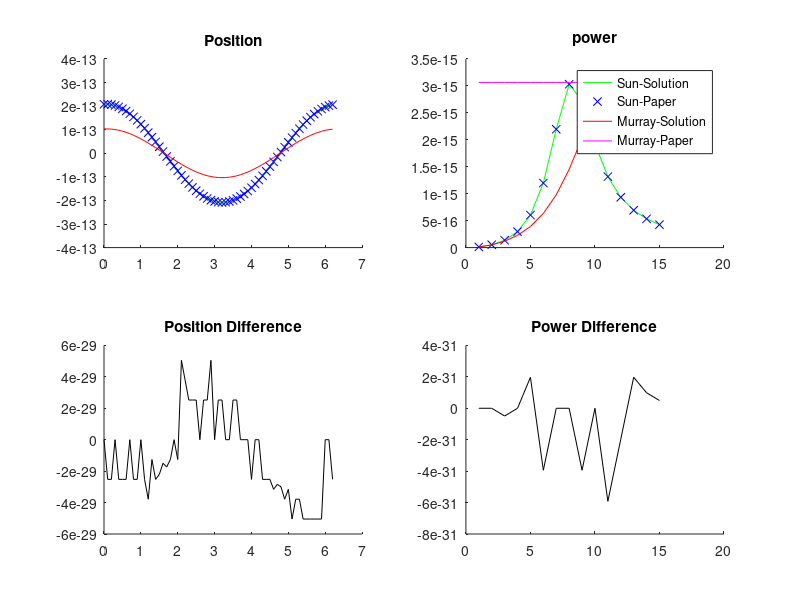

This chart was generated by the following MATLAB code:
clear; clc
close all

testSymolically = 0

warning('Murray calcs only valid at mR = m/2')

%%% Take away
% Sun paper and solution give equal simulated and analytical power
    % Stimulated amplitude is also equal, but analytical reduces differently
% Sun eqns can be used confidently

% Murray solution gives same max power, but at different freq. 
    % Thus amplitude and phase differ at some freqs

if testSymolically
    syms k m b q E t w
    
    mR = m/2;

    % Given defs in Sun virus
    w0 = sqrt(k/mR);
    Q = w0*mR/b;

    w = w0;
    
    % Solves using modified relation from Murray - only correct at mR = m/2
    wM = 2*sqrt(k/m);
    
    % Get terms
    A_SunPaper = q*E/(mR*sqrt((w0^2 - w^2)^2 + (w0*w/Q)^2));

    %Does not work symbolically at resonance (w = w0) denominator goes to 0
    theta_SunPaper = atan( w0*w/(Q*(w0^2 - w^2)));

    A_SunSolution = (k - mR*w^2)/((k - mR*w^2)^2 + (w*b)^2);

    B_SunSolution = (w*b)/((k - mR*w^2)^2 + (w*b)^2);

    A_MurraySolution = (2*k - m*wM^2/2)/((2*k - m*wM^2/2)^2 + (2*wM*b)^2);
    
    B_MurraySolution = (2*wM*b)/((2*k - m*wM^2/2)^2 + (2*wM*b)^2);
    
    % Reduce x equations
    %%% Need to get a clearer expression for amplitude
    xMotion_SunSolution = q*E*(A_SunSolution*cos(w*t) + B_SunSolution*sin(w*t))

    xMotion_SunPaper = A_SunPaper*cos(w*t - theta_SunPaper)

    xMotion_MurraySolution = q*E*(A_MurraySolution*cos(w*t) + B_MurraySolution*sin(w*t))
    
    % Reduce power equations
    powerCycle_SunSolution = ((q*E)^2*w/2) * B_SunSolution

    powerCycle_SunPaper = (w0*w^2*mR/(2*Q)) * (A_SunPaper)^2

    powerCycle_MurraySolution = ((q*E)^2*wM/2) * B_MurraySolution * 2

    % Only at resonance (w = w0)
    powerCycle_MurrayPaper = (q*E)^2/(2*b)
else
    % Parameters directly from Sun virus
    m = 161*1.6605*10^-21; % Convert from MDa, full/non-hydrated
    
    q = 1.16*10^7*1.602176634*10^-19;
    
    E = 1;
    
    w0 = 8.22*10^9; 
    
    Q = 1.95;

    mR = m/2; %m*0.1*0.9;% 
    
    k = w0^2*mR;
    
    b = w0*mR/Q;
    
    w = (1:1:15)*10^9;
    
    % Time up to one cycle
    t = 0:10^-10:(2*pi/w(1));

    % Get terms
    A_SunPaper = q*E./(mR*sqrt((w0^2 - w.^2).^2 + (w0*w/Q).^2));

    %Does not work symbolically at resonance (w = w0) denominator goes to 0
    theta_SunPaper = atan( w0*w./(Q*(w0^2 - w.^2)));

    A_SunSolution = (k - mR*w.^2)./((k - mR*w.^2).^2 + (w*b).^2);

    B_SunSolution = (w*b)./((k - mR*w.^2).^2 + (w*b).^2);
    
    A_MurraySolution = (2*k - m.*w.^2/2)./((2*k - m*w.^2/2).^2 + (2.*w*b).^2);
    
    B_MurraySolution = (2.*w*b)./((2*k - m.*w.^2/2).^2 + (2.*w*b).^2);
    
    % Plot paths
    %%% Need to get a clearer expression for amplitude
    xMotion_SunSolution = q*E*(A_SunSolution(1)*cos(w(1)*t) + B_SunSolution(1)*sin(w(1)*t));

    xMotion_SunPaper = A_SunPaper(1)*cos(w(1)*t - theta_SunPaper(1));

    xMotion_MurraySolution = q*E*(A_MurraySolution(1)*cos(w(1)*t) + B_MurraySolution(1)*sin(w(1)*t));
    
    figure;
    
    subplot(2,2,1); hold on
    plot(t*10^9, xMotion_SunSolution, 'g')
    plot(t*10^9, xMotion_SunPaper, 'bx')
    plot(t*10^9, xMotion_MurraySolution, 'r')
    title('Position')
    
    subplot(2,2,3); hold on
    plot(t*10^9, xMotion_SunPaper-xMotion_SunSolution, 'k')
    title('Position Difference')
    
    % Plot power
    powerCycle_SunSolution = ((q*E)^2.*w/2) .* B_SunSolution;

    powerCycle_SunPaper = (w0*w.^2*mR/(2*Q)) .* (A_SunPaper).^2;

    powerCycle_MurraySolution = ((q*E)^2.*w/2) .* B_MurraySolution * 2;

    % Only at resonance (w = w0)
    powerCycle_MurrayPaper = (q*E)^2/(2*b);
    
    subplot(2,2,2); hold on
    plot(w/10^9, powerCycle_SunSolution, 'g')
    plot(w/10^9, powerCycle_SunPaper, 'xb')
    plot(w/10^9, powerCycle_MurraySolution, 'r')
    plot(w/10^9, powerCycle_MurrayPaper*ones(length(w),1), 'm')
    title('power')
    legend('Sun-Solution','Sun-Paper', 'Murray-Solution', 'Murray-Paper')

    subplot(2,2,4); hold on
    plot(w/10^9, powerCycle_SunPaper-powerCycle_SunSolution, 'k')
    title('Power Difference')
end